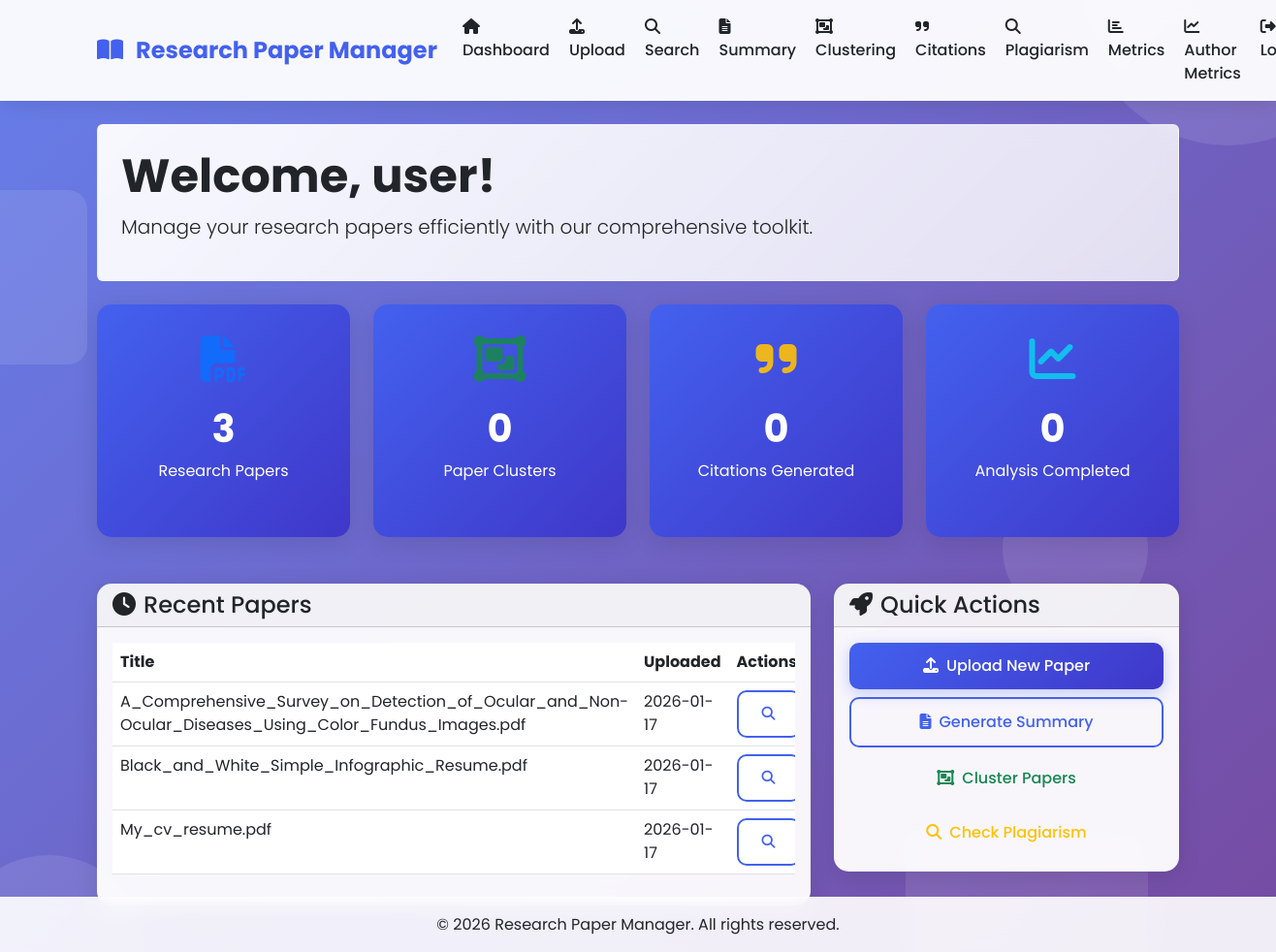
The app's page /dashboard (signed in) with its own data.
### tables this page shows
CREATE TABLE papers (
            id INTEGER PRIMARY KEY AUTOINCREMENT,
            user_id INTEGER NOT NULL,
            title TEXT NOT NULL,
            filename TEXT NOT NULL,
            file_path TEXT NOT NULL,
            content TEXT,
            summary TEXT,
            authors TEXT,
            publication_date TEXT,
            created_at TIMESTAMP DEFAULT CURRENT_TIMESTAMP,
            FOREIGN KEY (user_id) REFERENCES users (id)
        );

### app.py (the view)
@app.route('/dashboard')
def dashboard():
    if 'user_id' not in session:
        flash('Please login first', 'error')
        return redirect(url_for('login'))
    if session.get('role') == 'admin':
        return redirect(url_for('admin_dashboard'))
    conn = get_db_connection()
    paper_count = conn.execute('SELECT COUNT(*) FROM papers WHERE user_id = ?',
                              (session['user_id'],)).fetchone()[0]
    cluster_count = conn.execute('SELECT COUNT(*) FROM clusters WHERE user_id = ?',
                                (session['user_id'],)).fetchone()[0]
    citation_count = conn.execute('''SELECT COUNT(*) FROM citations c
                                   JOIN papers p ON c.paper_id = p.id
                                   WHERE p.user_id = ?''',
                                (session['user_id'],)).fetchone()[0]
    analysis_count = conn.execute('SELECT COUNT(*) FROM papers WHERE user_id = ? AND summary IS NOT NULL',
                                 (session['user_id'],)).fetchone()[0]
    recent_papers = conn.execute('SELECT * FROM papers WHERE user_id = ? ORDER BY created_at DESC LIMIT 5',
                                (session['user_id'],)).fetchall()
    conn.close()
    return render_template('dashboard.html',
                          paper_count=paper_count,
                          cluster_count=cluster_count,
                          citation_count=citation_count,
                          analysis_count=analysis_count,
                          recent_papers=recent_papers)

### app.py (called while the page is built)
def get_db_connection():
    conn = sqlite3.connect('research_papers.db')
    conn.row_factory = sqlite3.Row
    return conn

### templates/dashboard.html
{% extends "base.html" %}
{% block content %}
<div class="row mb-4">
    <div class="col-12">
        <div class="welcome-banner p-4 rounded">
            <h1 class="display-5 fw-bold">Welcome, {{ session.username }}!</h1>
            <p class="lead">Manage your research papers efficiently with our comprehensive toolkit.</p>
        </div>
    </div>
</div>
<div class="row g-4">
    <div class="col-md-6 col-lg-3">
        <div class="stats-card card text-center h-100">
            <div class="card-body">
                <i class="fas fa-file-pdf fa-3x text-primary mb-3"></i>
                <h3 class="card-title">{{ paper_count }}</h3>
                <p class="card-text">Research Papers</p>
            </div>
        </div>
    </div>
    <div class="col-md-6 col-lg-3">
        <div class="stats-card card text-center h-100">
            <div class="card-body">
                <i class="fas fa-object-group fa-3x text-success mb-3"></i>
                <h3 class="card-title">{{ cluster_count }}</h3>
                <p class="card-text">Paper Clusters</p>
            </div>
        </div>
    </div>
    <div class="col-md-6 col-lg-3">
        <div class="stats-card card text-center h-100">
            <div class="card-body">
                <i class="fas fa-quote-right fa-3x text-warning mb-3"></i>
                <h3 class="card-title">0</h3>
                <p class="card-text">Citations Generated</p>
            </div>
        </div>
    </div>
    <div class="col-md-6 col-lg-3">
        <div class="stats-card card text-center h-100">
            <div class="card-body">
                <i class="fas fa-chart-line fa-3x text-info mb-3"></i>
                <h3 class="card-title">0</h3>
                <p class="card-text">Analysis Completed</p>
            </div>
        </div>
    </div>
</div>
<div class="row mt-5">
    <div class="col-lg-8">
        <div class="card">
            <div class="card-header">
                <h4 class="mb-0"><i class="fas fa-clock me-2"></i>Recent Papers</h4>
            </div>
            <div class="card-body">
                {% if recent_papers %}
                <div class="table-responsive">
                    <table class="table table-hover">
                        <thead>
                            <tr>
                                <th>Title</th>
                                <th>Uploaded</th>
                                <th>Actions</th>
                            </tr>
                        </thead>
                        <tbody>
                            {% for paper in recent_papers %}
                            <tr>
                                <td>{{ paper.title }}</td>
                                <td>{{ paper.created_at[:10] }}</td>
                                <td>
                                    <a href="{{ url_for('summary') }}?paper_id={{ paper.id }}" class="btn btn-sm btn-outline-primary">
                                        <i class="fas fa-search"></i>
                                    </a>
                                </td>
                            </tr>
                            {% endfor %}
                        </tbody>
                    </table>
                </div>
                {% else %}
                <p class="text-muted text-center py-4">No papers uploaded yet. <a href="{{ url_for('upload') }}">Upload your first paper</a> to get started.</p>
                {% endif %}
            </div>
        </div>
    </div>
    <div class="col-lg-4">
        <div class="card">
            <div class="card-header">
                <h4 class="mb-0"><i class="fas fa-rocket me-2"></i>Quick Actions</h4>
            </div>
            <div class="card-body">
                <div class="d-grid gap-2">
                    <a href="{{ url_for('upload') }}" class="btn btn-primary">
                        <i class="fas fa-upload me-2"></i>Upload New Paper
                    </a>
                    <a href="{{ url_for('summary') }}" class="btn btn-outline-primary">
                        <i class="fas fa-file-alt me-2"></i>Generate Summary
                    </a>
                    <a href="{{ url_for('clustering') }}" class="btn btn-outline-success">
                        <i class="fas fa-object-group me-2"></i>Cluster Papers
                    </a>
                    <a href="{{ url_for('plagiarism') }}" class="btn btn-outline-warning">
                        <i class="fas fa-search me-2"></i>Check Plagiarism
                    </a>
                </div>
            </div>
        </div>
    </div>
</div>
{% endblock %}

### static/css/style.css (style rules this page uses)
:root { --primary-color: #4361ee; --secondary-color: #3f37c9; --success-color: #4cc9f0; --info-color: #4895ef; --warning-color: #f72585; --light-bg: #f8f9fa; --dark-bg: #212529; }
* { margin: 0; padding: 0; box-sizing: border-box; }
body { font-family: 'Poppins', sans-serif; background: linear-gradient(135deg, #667eea 0%, #764ba2 100%); min-height: 100vh; position: relative; overflow-x: hidden; }
.card { border: none; border-radius: 15px; box-shadow: 0 5px 25px rgba(0, 0, 0, 0.1); backdrop-filter: blur(10px); background: rgba(255, 255, 255, 0.95); transition: all 0.3s ease; margin-bottom: 1.5rem; }
.stats-card { background: linear-gradient(135deg, var(--primary-color), var(--secondary-color)); color: white; border: none; }
.stats-card .card-body { padding: 2rem 1rem; }
.stats-card i { opacity: 0.9; }
.stats-card h3 { font-size: 2.5rem; font-weight: 700; margin: 0.5rem 0; }
.btn { border-radius: 10px; font-weight: 500; padding: 0.75rem 1.5rem; transition: all 0.3s ease; border: none; }
.btn-primary { background: linear-gradient(135deg, var(--primary-color), var(--secondary-color)); box-shadow: 0 4px 15px rgba(67, 97, 238, 0.3); }
.btn-outline-primary { border: 2px solid var(--primary-color); color: var(--primary-color); }
.welcome-banner { background: linear-gradient(135deg, rgba(255, 255, 255, 0.95), rgba(255, 255, 255, 0.8)); backdrop-filter: blur(10px); border: 1px solid rgba(255, 255, 255, 0.2); }

### records on screen
papers: title "A_Comprehensive_Survey_on_Detection_of_Ocular_and_Non-Ocular_Diseases_Using_Color_Fundus_Images.pdf", created_at "2026-01-17"
papers: title "Black_and_White_Simple_Infographic_Resume.pdf", created_at "2026-01-17"
papers: title "My_cv_resume.pdf", created_at "2026-01-17"

### other values on screen
{{ session.username }} "user"
{{ paper_count }} "3"
{{ cluster_count }} "0"
